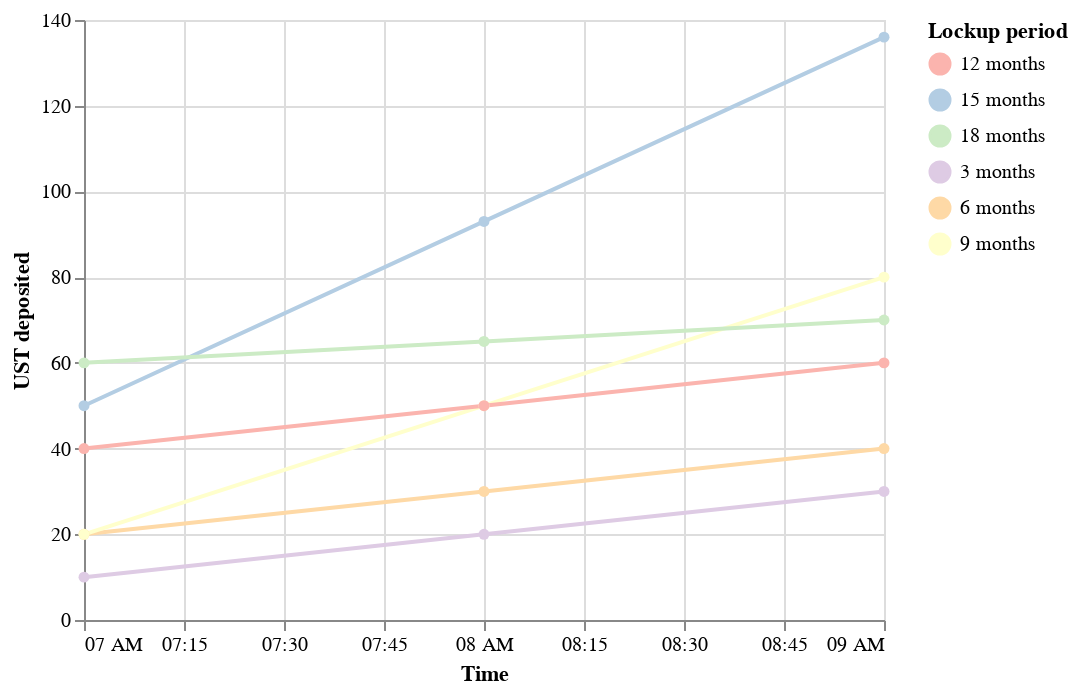

Write notebook code for a chart like this one.
### Code cell
alt.Chart(time_duration_df.rename(columns={'hr':'Time'})).mark_line(point = True).encode(
    x='Time:T',
    y='UST deposited:Q',
    color=alt.Color('Lockup period:N', scale=alt.Scale(scheme='pastel1')),
    tooltip=[alt.Tooltip('Time:T', format='%Y-%m-%d %H:%M'),'UST deposited:Q','Lockup period:N']
)

### Figure 1 — Vega-Lite specification as saved in the notebook (floating-point values rounded to 4 significant figures)
{"config": {"view": {"continuousWidth": 400, "continuousHeight": 300}}, "data": {"name": "data-dfde22bcf1e07c4eef21a353fe9c1619"}, "mark": {"type": "line", "point": true}, "encoding": {"color": {"field": "Lockup period", "scale": {"scheme": "pastel1"}, "type": "nominal"}, "tooltip": [{"field": "Time", "format": "%Y-%m-%d %H:%M", "type": "temporal"}, {"field": "UST deposited", "type": "quantitative"}, {"field": "Lockup period", "type": "nominal"}], "x": {"field": "Time", "type": "temporal"}, "y": {"field": "UST deposited", "type": "quantitative"}}, "$schema": "https://vega.github.io/schema/vega-lite/v4.17.0.json", "datasets": {"data-dfde22bcf1e07c4eef21a353fe9c1619": [{"Time": "2021-09-21T07:00:00Z", "Lockup period": "3 months", "UST deposited": 10}, {"Time": "2021-09-21T08:00:00Z", "Lockup period": "3 months", "UST deposited": 20}, {"Time": "2021-09-21T09:00:00Z", "Lockup period": "3 months", "UST deposited": 30}, {"Time": "2021-09-21T07:00:00Z", "Lockup period": "6 months", "UST deposited": 20}, {"Time": "2021-09-21T08:00:00Z", "Lockup period": "6 months", "UST deposited": 30}, {"Time": "2021-09-21T09:00:00Z", "Lockup period": "6 months", "UST deposited": 40}, {"Time": "2021-09-21T07:00:00Z", "Lockup period": "9 months", "UST deposited": 20}, {"Time": "2021-09-21T08:00:00Z", "Lockup period": "9 months", "UST deposited": 50}, {"Time": "2021-09-21T09:00:00Z", "Lockup period": "9 months", "UST deposited": 80}, {"Time": "2021-09-21T07:00:00Z", "Lockup period": "12 months", "UST deposited": 40}, {"Time": "2021-09-21T08:00:00Z", "Lockup period": "12 months", "UST deposited": 50}, {"Time": "2021-09-21T09:00:00Z", "Lockup period": "12 months", "UST deposited": 60}, {"Time": "2021-09-21T07:00:00Z", "Lockup period": "15 months", "UST deposited": 50}, {"Time": "2021-09-21T08:00:00Z", "Lockup period": "15 months", "UST deposited": 93}, {"Time": "2021-09-21T09:00:00Z", "Lockup period": "15 months", "UST deposited": 136}, {"Time": "2021-09-21T07:00:00Z", "Lockup period": "18 months", "UST deposited": 60}, {"Time": "2021-09-21T08:00:00Z", "Lockup period": "18 months", "UST deposited": 65}, {"Time": "2021-09-21T09:00:00Z", "Lockup period": "18 months", "UST deposited": 70}]}}
